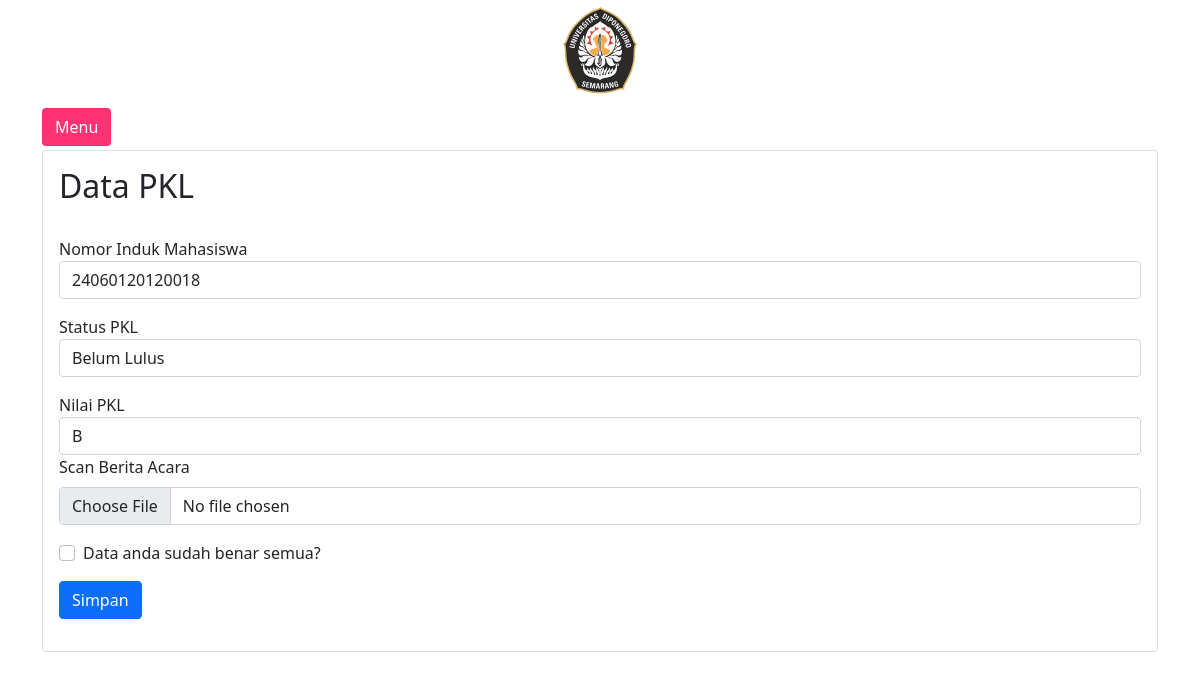
The app's page /Mahasiswa/datapkl.php (signed in) with its own data.
### tables this page shows
CREATE TABLE `mahasiswa` (
  `NIM` bigint(200) NOT NULL,
  `nama_mhs` varchar(50) NOT NULL,
  `no_hp_mhs` varchar(15) NOT NULL,
  `angkatan` varchar(4) NOT NULL,
  `jalur_masuk` varchar(10) NOT NULL,
  `email_mhs` varchar(50) NOT NULL,
  `password_mhs` varchar(20) NOT NULL,
  `alamat_mhs` varchar(100) NOT NULL,
  `status_mhs` varchar(15) NOT NULL
);

CREATE TABLE `pkl` (
  `nim_mhs` varchar(20) NOT NULL,
  `status_pkl` varchar(20) NOT NULL,
  `nilai_pkl` varchar(1) NOT NULL,
  `ba_pkl` varchar(102) NOT NULL
);

### Mahasiswa/datapkl.php (the view, shortened to what this page needs)
<?php
require_once('../db_connect.php');
?>
<?php
$email = $_SESSION['username'];
$query = 'SELECT * FROM mahasiswa WHERE email_mhs="'.$email.'"';
$result = $koneksi->query($query);
if ($result->num_rows > 0) {
  while($row = $result->fetch_assoc()) {
    $nim = $row['NIM'];
    }
}
$query2 = 'SELECT * FROM pkl WHERE nim_mhs="'.$nim.'"';
$result2 = $koneksi->query($query2);
if ($result2->num_rows > 0) {
  while($row = $result2->fetch_assoc()) {
    $status_skripsi = $row['status_pkl'];
    $nilai_pkl = $row['nilai_pkl'];
    }
}
?>
<!DOCTYPE html>
<html lang="en">
<head>
  <link rel="stylesheet" href="https://stackpath.bootstrapcdn.com/bootstrap/5.0.0-alpha2/css/bootstrap.min.css" />
</head>
<body>
  <div class="foto text-center">
    <img src="logoundip.png" alt="" class="logo" width="100px" />
  </div>
  <section class="p-1 my-container">
    <div class="container m-p-0">
      <button class="btn my-1" id="menu-btn">Menu</button>
      <div class="card">
        <div class="card-body">
          <h2>Data PKL</h2>
          <br>
          <form method="POST" autocomplete="on" action="<?php echo htmlspecialchars(
                $_SERVER['PHP_SELF']
            ); ?>">
            <div class="form-group mb-3">
              <label for="nim_mhs">Nomor Induk Mahasiswa</label>
              <input type="text" class="form-control" name="nim_mhs" id="nim_mhs" value="<?=$nim?>">
            </div>
            <div class="form-group mb-3">
              <label for="status_pkl">Status PKL</label>
              <input type="text" class="form-control" name="status_pkl" id="status_pkl" value="<?=$status_skripsi?>">
            </div>
            <div class="form-group mb-3">
              <label for="nilai_pkl">Nilai PKL</label>
              <input type="text" class="form-control" name="nilai_pkl" id="nilai_pkl" value="<?=$nilai_pkl?>">
              <div class="form-group mb-3">
                <label for="ba_pkl" class="form-label">Scan Berita Acara</label>
                <input class="form-control" type="file" id="ba_pkl" name="ba_pkl" />
              </div>
              <div class="mb-3 form-check">
                <input type="checkbox" class="form-check-input" id="exampleCheck1" />
                <label class="form-check-label" for="exampleCheck1">Data anda sudah benar semua?</label>
              </div>
              <button type="submit" name="submit" value="submit" class="btn btn-primary">Simpan</button>
          </form>
        </div>
      </div>
    </div>
  </section>
</body>
</html>

### Mahasiswa/datapkl.php (style rules this page uses)
* { margin: 0; }
body { min-height: 100vh; background-color: #fff; }
.my-container { transition: 0.4s; }
#menu-btn { background-color: #ff3273; color: #fff; }

### records on screen
mahasiswa: nim_mhs "24060120120018"
pkl: status_pkl "Belum Lulus", nilai_pkl "B"
